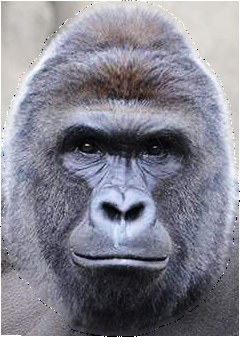
#> input picture harambe.png, 240 x 337 px
$ python -i lambda.py   (imports and definitions only)   (Python 2 division)
#> lines starting #> are read from the running program, lines starting #| are printed output that depends on the picture
#!/usr/bin/env python
# -*- coding: utf-8 -*-

import os
import sys
import cv2
import logging
import telebot

logger = logging.getLogger()
# [6 lines not run here, left out]

# Initialize bot api with token from environment
# [1 line that did not run here, left out]

# harambify image and final image extension
# [1 line not run here, left out]
img_ext = '_harambify.png'
harambe_img_ratio = 0.7121661721 # width/height
harambe_scale_adjustment = 1.5 # > 1 means the width of Harambe's face will be larger than the width of the human face

# Cascade classifier parameters, can be tricky to adjust...
cc_scale_factor = 1.2
cc_min_neighbors = 5
cc_min_size = (20, 20)
cc_flags = cv2.CASCADE_SCALE_IMAGE | cv2.CASCADE_DO_ROUGH_SEARCH


# harambify magic happens here
def harambify(img_file):
    # Initialize the classifier with the frontal face haar cascades (https://github.com/opencv/opencv/blob/master/data/haarcascades/haarcascade_frontalface_default.xml)
#> called with img_file = 'harambe.png'
    face_cc = cv2.CascadeClassifier(('cascade.xml'))

    # Read image
    img = cv2.imread(img_file)
#> img is the input picture: shape (337, 240, 3); mean B, G, R 142.3, 130.8, 131.1
    # Convert to grays
    gray = cv2.cvtColor(img, cv2.COLOR_BGR2GRAY)
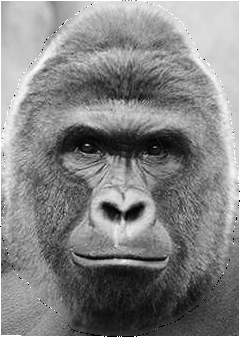
#> gray: shape (337, 240); min 0, max 255, mean 132.2
    # Equalize histogram, for improving contrast (this helps detection)
    gray = cv2.equalizeHist(gray)
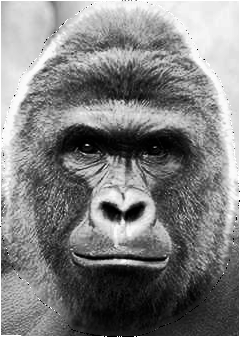
#> gray: shape (337, 240); min 0, max 255, mean 128

    # Perform detection
    faces = face_cc.detectMultiScale(gray,
                                     scaleFactor=cc_scale_factor,
                                     minNeighbors=cc_min_neighbors,
                                     minSize=cc_min_size,
                                     flags=cc_flags)
#> faces = ()

    # harambify all the faces!
    for (x, y, w, h) in faces:
        # Resize the harambe according to the face. Maintain harambe_img_ratio ratio of width:height
        harambe_height = int(round(w / harambe_img_ratio * harambe_scale_adjustment))
        harambe_y_offset = int(round((harambe_height - h) / 2))
        harambe_width = int(round(w * harambe_scale_adjustment))
        harambe_x_offset = int(round((harambe_width - w) / 2))
        harambe_res = cv2.resize(img_harambe, (harambe_width, harambe_height))

        # [4 lines of commented-out code are left out]

        (harambe_res_h, harambe_res_w) = harambe_res.shape[:2]
        # print("harambe_res.h: {}".format(harambe_res_h))
        # print("harambe_res.w: {}".format(harambe_res_w))

        (img_h, img_w) = img.shape[:2]
        # print("img.h: {}".format(img_h))
        # print("img.w: {}".format(img_w))

        # TODO: bound the Harambe replacement rectangle to the dimensions of the photo -- it's unclear what will happen if a face is detected at the edge of a photo, but likely the app will crash.

        # Copy the resided harambe over the face keeping the alpha channel
        for c in range(0, 3):
            harambe_y1 = y - harambe_y_offset
            harambe_y2 = harambe_y1 + harambe_height
            harambe_x1 = x - harambe_x_offset
            harambe_x2 = harambe_x1 + harambe_width

            harambe_clip_top = 0
            if harambe_y1 < 0:
              harambe_clip_top = abs(harambe_y1)
            harambe_clip_bottom = 0
            if harambe_y2 > img_h:
              harambe_clip_bottom = abs(harambe_y1 + harambe_height - img_h)
            harambe_clip_left = 0
            if harambe_x1 < 0:
              harambe_clip_left = abs(harambe_x1)
            harambe_clip_right = 0
            if harambe_x2 > img_w:
              harambe_clip_right = abs(harambe_x1 + harambe_width - img_w)

            harambe_y1 = max(harambe_y1, 0)
            harambe_y2 = min(harambe_y2, img_h)
            harambe_x1 = max(harambe_x1, 0)
            harambe_x2 = min(harambe_x2, img_w)

            # [8 lines of commented-out code are left out]

            img[harambe_y1:harambe_y2, harambe_x1:harambe_x2, c] = harambe_res[harambe_clip_top:harambe_height-harambe_clip_bottom, harambe_clip_left:harambe_width-harambe_clip_right, c] * \
                                   (harambe_res[harambe_clip_top:harambe_height-harambe_clip_bottom, harambe_clip_left:harambe_width-harambe_clip_right, 3] / 255.0) + \
                                   img[harambe_y1:harambe_y2, harambe_x1:harambe_x2, c] * \
                                   (1.0 - (harambe_res[harambe_clip_top:harambe_height-harambe_clip_bottom, harambe_clip_left:harambe_width-harambe_clip_right, 3] / 255.0))
#> this loop made 0 passes

    # Write the file if there is at least one face
    n_faces = len(faces)
#> n_faces = 0
    if n_faces > 0:
        cv2.imwrite(img_file+img_ext, img)

    return n_faces


# Bot photo handler
# @bot.message_handler(content_types=['photo'])
# [118 lines left out: functions handle_photo, handle_start_help, lambda_handler, dumpclean, not called in this run]

  # logger.info("context: %s" + context)

>>> result = harambify('harambe.png')
#> result = 0
